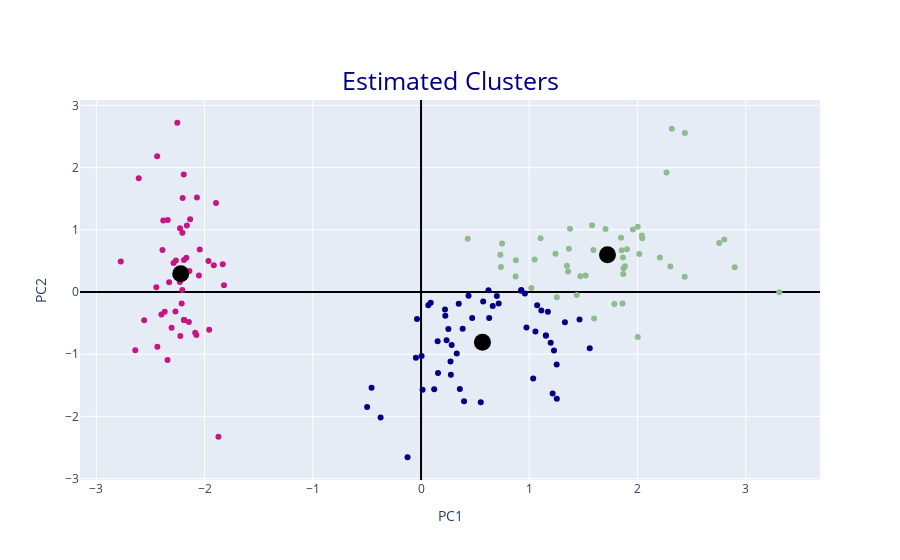

Write notebook code for a chart like this one.
### Markdown cell above
Sada ih i nacrtajmo na grafikonu od malopre:

### Code cell
fig=go.Figure()
fig.add_trace(go.Scatter(x=pca_features[:, 0],y=pca_features[:, 1],mode='markers',marker=dict(color=y_kmeans,
                                                                              colorscale=['Navy','MediumVioletRed','DarkSeaGreen']))) 
fig.add_trace(go.Scatter(x=centers[:,0],y=centers[:,1],mode='markers',marker=dict(size=17,color='Black'),name='Cetroids')) 
fig.update_layout(xaxis=dict(title='PC1',zerolinecolor='Black'),yaxis=dict(title='PC2',zerolinecolor='Black'),
                 title=dict(text="Estimated Clusters",x=0.5,y=0.87,font=dict(size=25,color='Navy')),showlegend=False)
fig.show()

### Figure 1 — Plotly figure (JSON) as saved in the notebook; plotly's stock layout.template omitted (floating-point values rounded to 4 significant figures; data arrays with more than 128 entries replaced by an {"elided": "..."} marker saying what was removed)
{"data": [{"marker": {"color": {"elided": "150 int values"}, "colorscale": [[0, "Navy"], [0.5, "MediumVioletRed"], [1, "DarkSeaGreen"]]}, "mode": "markers", "type": "scatter", "x": {"elided": "150 float values"}, "y": {"elided": "150 float values"}}, {"marker": {"color": "Black", "size": 17}, "mode": "markers", "name": "Cetroids", "type": "scatter", "x": [0.5671, -2.22, 1.722], "y": [-0.8077, 0.2922, 0.5999]}], "layout": {"showlegend": false, "title": {"font": {"color": "Navy", "size": 25}, "text": "Estimated Clusters", "x": 0.5, "y": 0.87}, "xaxis": {"title": {"text": "PC1"}, "zerolinecolor": "Black"}, "yaxis": {"title": {"text": "PC2"}, "zerolinecolor": "Black"}}}
